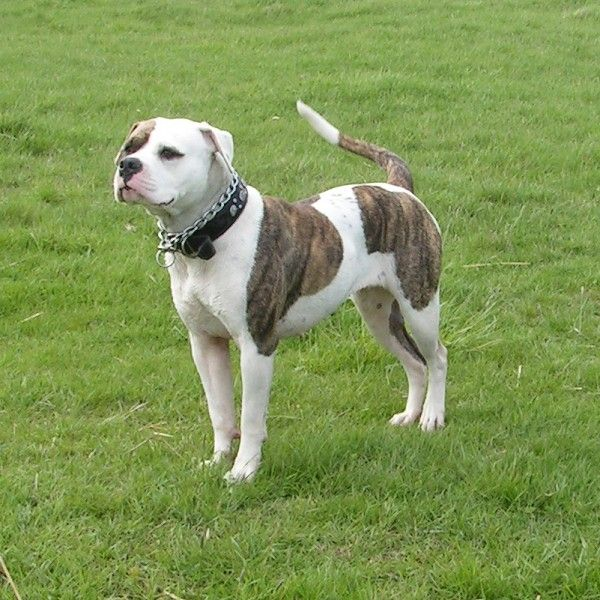
#> input picture Ödev3/Images/img.jpg, 600 x 600 px
$ python compass.py
#> lines starting #> are read from the running program, lines starting #| are printed output that depends on the picture
import cv2
import numpy as np
import matplotlib.pyplot as plt

img = cv2.imread("./Images/img.jpg")
#> img is the input picture: shape (600, 600, 3); mean B, G, R 85.5, 149.8, 128.3
gray = cv2.cvtColor(img, cv2.COLOR_BGR2GRAY)
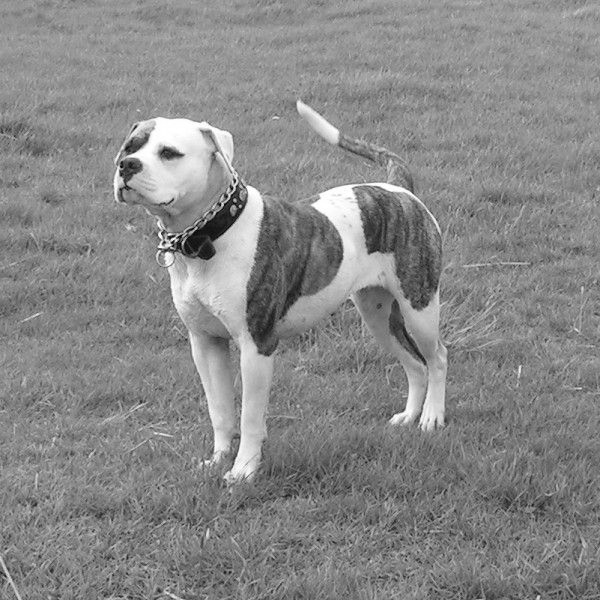
#> gray: shape (600, 600); min 2, max 255, mean 136.1
img_gaussian = cv2.GaussianBlur(gray,(3,3),0)

compass0 =np.array([[-1,-1,-1],[1,-2,1],[1,1,1]])
compass45 =np.array([[-1,-1,1],[-1,-2,1],[1,1,1]])
compass90 =np.array([[-1,1,1],[-1,-2,1],[-1,1,1]])
compass135 =np.array([[1,1,1],[-1,-2,1],[-1,-1,1]])
compass180 =np.array([[1,1,1],[1,-2,1],[-1,-1,-1]])
compass225 =np.array([[1,1,1],[1,-2,-1],[1,-1,-1]])
compass270 =np.array([[1,1,-1],[1,-2,-1],[1,1,-1]])
compass315 =np.array([[1,-1,-1],[1,-2,-1],[1,1,1]])

img_compass0 = cv2.filter2D(img_gaussian,-1,compass0)
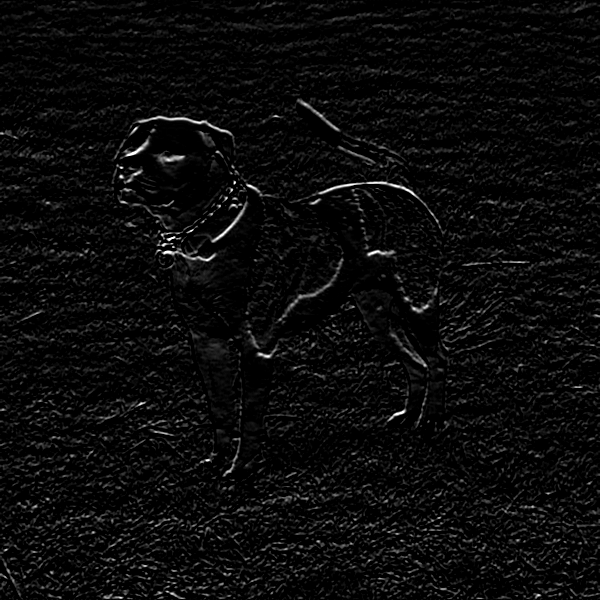
#> img_compass0: shape (600, 600); min 0, max 255, mean 10.7
img_compass45 = cv2.filter2D(img_gaussian,-1,compass45)
img_compass90 = cv2.filter2D(img_gaussian,-1,compass90)
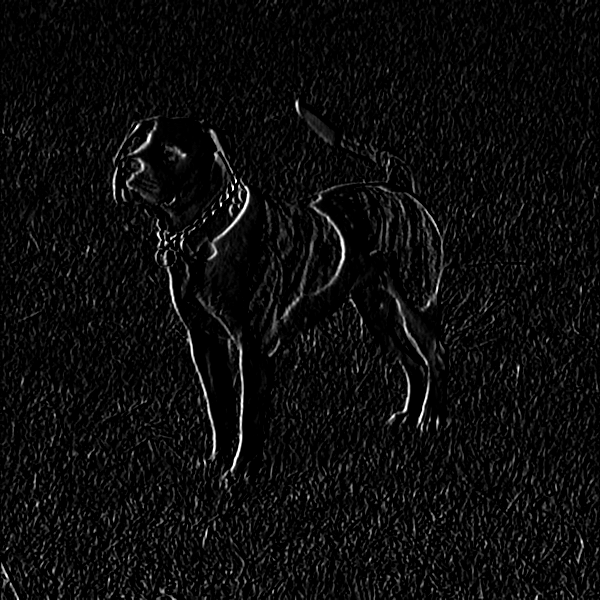
#> img_compass90: shape (600, 600); min 0, max 255, mean 12.4
img_compass135 = cv2.filter2D(img_gaussian,-1,compass135)
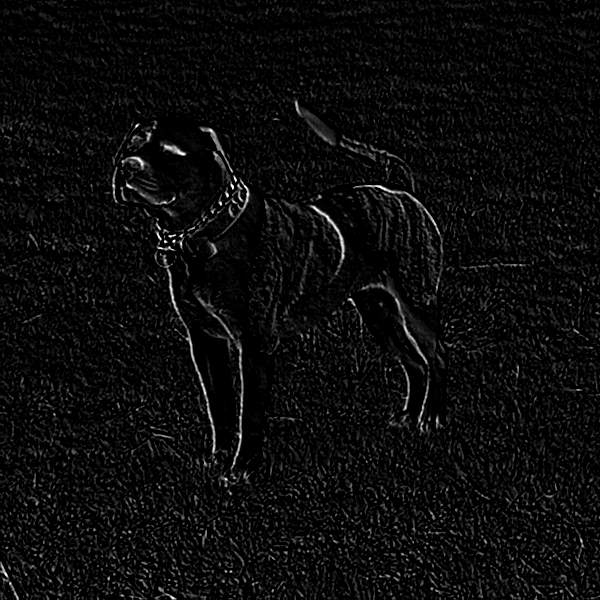
#> img_compass135: shape (600, 600); min 0, max 255, mean 11.6
img_compass180 = cv2.filter2D(img_gaussian,-1,compass180)
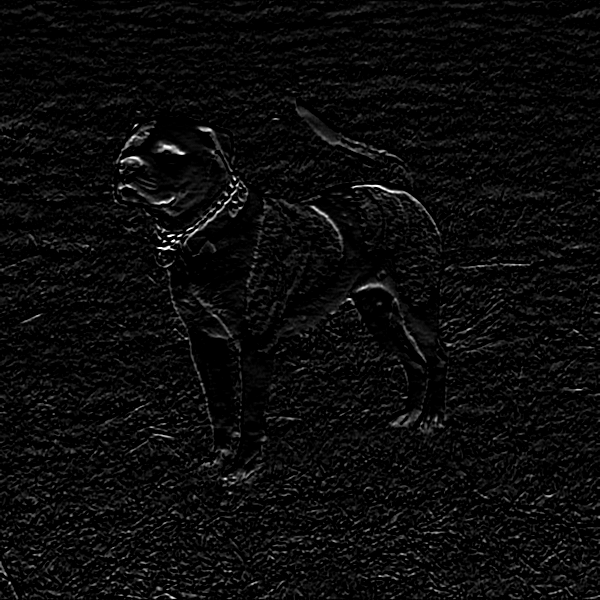
#> img_compass180: shape (600, 600); min 0, max 255, mean 11
img_compass225 = cv2.filter2D(img_gaussian,-1,compass225)
img_compass270 = cv2.filter2D(img_gaussian,-1,compass270)
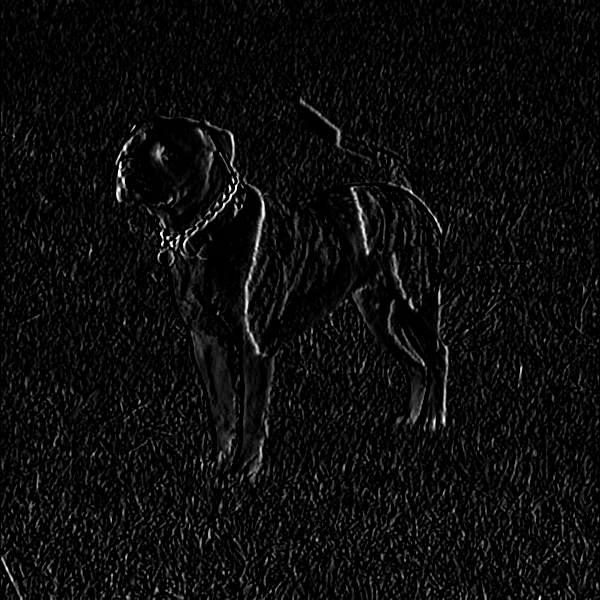
#> img_compass270: shape (600, 600); min 0, max 255, mean 12.4
img_compass315 = cv2.filter2D(img_gaussian,-1,compass315)
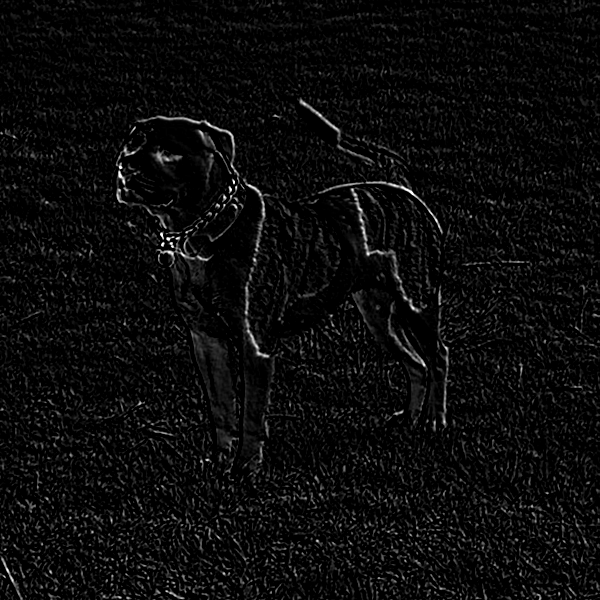
#> img_compass315: shape (600, 600); min 0, max 255, mean 11.4

cv2.imshow("Original Image",img)
cv2.imshow("Compass0",img_compass0)
cv2.imshow("Compass45",img_compass45)
cv2.imshow("Compass90",img_compass90)
cv2.imshow("Compass135",img_compass135)
cv2.imshow("Compass180",img_compass180)
cv2.imshow("Compass225",img_compass225)
cv2.imshow("Compass270",img_compass270)
cv2.imshow("Compass315",img_compass315)


cv2.waitKey(0)
cv2.destroyAllWindows()
